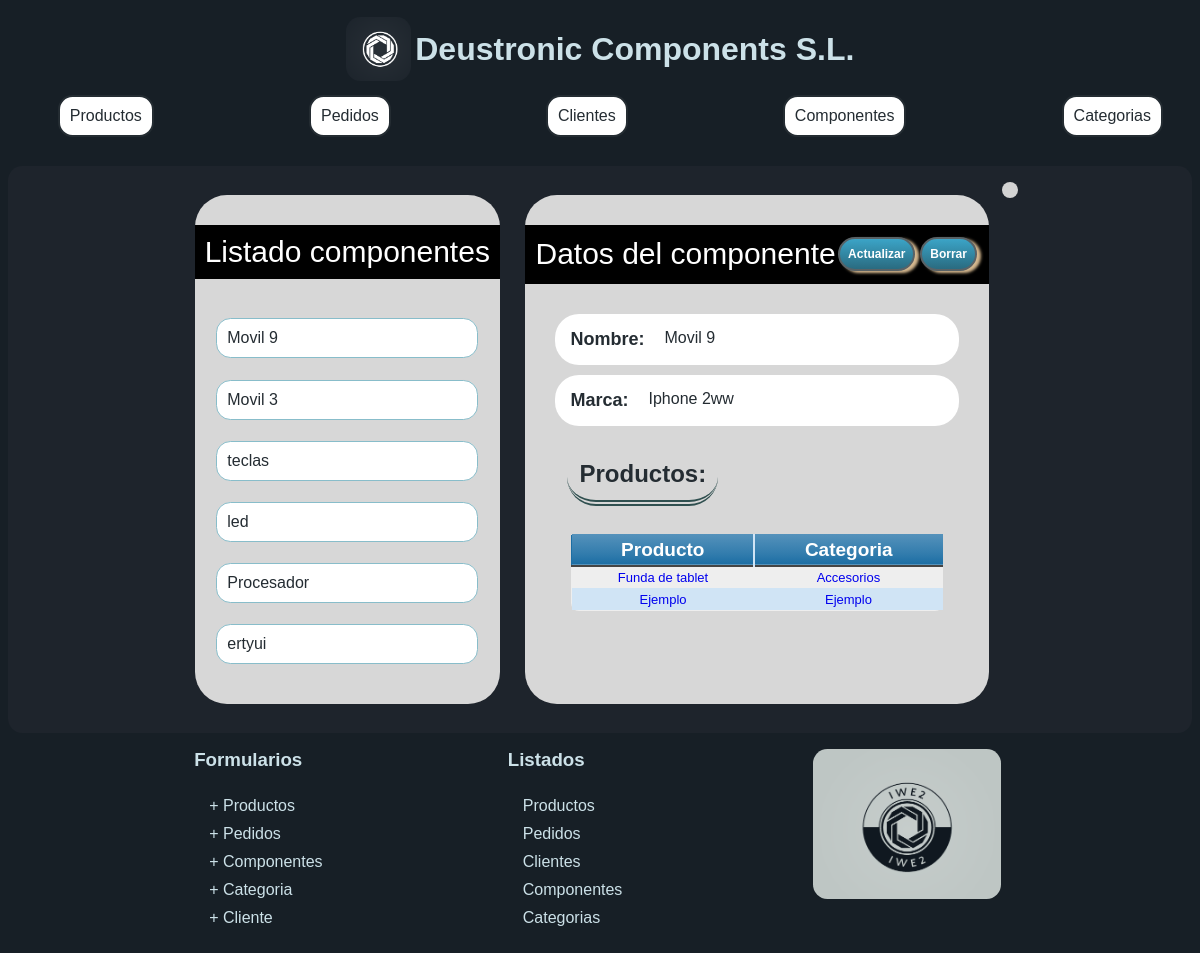
The app's page /appProyecto/componentes/4 with its own data.
### appProyecto/models.py (models this page shows, shortened)
class Componente(models.Model):
    nombre = models.CharField(max_length=200)
    marca = models.CharField(max_length=200)

class Elemento(models.Model):
    id_producto = models.ForeignKey(Producto, on_delete=models.CASCADE)
    id_componente = models.ForeignKey(Componente, on_delete=models.CASCADE)
    cantidad = models.IntegerField(
        default=1,
        validators=[
            MinValueValidator(1)
        ]
     )
    class Meta:
        unique_together = (('id_producto', 'id_componente'),)

class Producto(models.Model):
    precio = models.FloatField(
        default=0,
        validators=[
            MinValueValidator(0)
        ]
     )
    nombre = models.CharField(max_length=200)
    descripcion = models.CharField(max_length=1000)
    categoria = models.ForeignKey(Categoria, on_delete=models.CASCADE)
    componente = models.ManyToManyField(Componente, through="Elemento")

class Categoria(models.Model):
    descripcion = models.CharField(max_length=1000)
    nombre = models.CharField(max_length=100, unique=True)

### appProyecto/views.py (the view)
class ComponenteDetailView(DetailView):
    model = Componente
    def get_context_data(self, **kwargs):
        context = super().get_context_data(**kwargs)
        context['elementos'] = self.object.elemento_set.all()
        context['listaTodos'] = Componente.objects.all()
        return context

### appProyecto/templates/appProyecto/componente_detail.html (shortened to what this page needs)
{% extends "detalle.html" %}
{% block elemListado %} componentes {% endblock %}
{% block urlElemento %}
<a href="{% url 'detalle componentes' p.pk %}">
  <li>{{ p.nombre }}</li>
</a> {% endblock %}
{% block detalle %}
<div class="tituloProducto">
  Datos del componente
  <div class="barraBtn">
    <a href="/appProyecto/componentes/{{componente.id}}/update/" class="button">
      Actualizar
    </a>
    <a href="/appProyecto/componentes/{{componente.id}}/delete/" class="button">
      Borrar
    </a>
  </div>
</div>
<div class="datosProducto">
  <div class="propiedadProducto">
    <div class="tituloPropiedad">Nombre: </div>
    {{ componente.nombre}}
  </div>
  <div class="propiedadProducto">
    <div class="tituloPropiedad">Marca:</div>
    {{ componente.marca}}
  </div>
  {% if elementos %}
  <h2>Productos:</h2>
   <table class="blueTable">
    <thead>
      <tr>
        <th>Producto</th>
        <th>Categoria</th>
      </tr>
    </thead>
    <tbody>
      {% for cantidad in elementos %}
      <tr>
        <td>
          <a href="{% url 'detalle producto' cantidad.id_producto.pk %}">
            {{ cantidad.id_producto.nombre }}
          </a>
        </td>
        <td>
          <a href="{% url 'detalle categoria' cantidad.id_producto.categoria.pk %}">
            {{ cantidad.id_producto.categoria.nombre }}
          </a>
        </td>
      </tr>
      {% endfor %}
    </tbody>
  </table>
</div>
{% else %}
<div class="tituloPropiedad"> NO EXISTE NINGUN PRODUCTO CON ESTE COMPONENTE</div>
{% endif %}
{% endblock %}

### appProyecto/static/css/estilos.css (style rules this page uses)
body { background-color: #171f26; font-family: "Franklin Gothic Medium", "Arial Narrow", Arial, sans-serif; color: #242c32; text-align: justify; }
.cuadroInformacion, .contenidoMasInfo, .cabecera img, main, #logoCompleto, .lista, .enlace, .cabecera, .content, .descripcion, .listaProductos li { border-radius: 0.9em; }
.listaProductos ul li { background-color: #fff; padding: 10px; margin: 0.1em; color: #242c32; border: 1px solid #88bdca; }
.iconosRedes, ul.linksFooter, a { text-decoration: none; list-style: none; padding: 5px; }
h2 { padding: 0.5em; min-width: min-content; margin: 0.5em; max-width: max-content; border-bottom: 6px double darkslategrey; }
form.cuadroFormularios, table.blueTable, table.listados { font-family: Arial, Helvetica, sans-serif; border: 1px solid #1c6ea4; background-color: #eeeeee; text-align: center; border-collapse: collapse; margin: 1em; padding: 0.5em; border-radius: 0.5em; }
table.blueTable td, table.blueTable th { padding: 4px; min-width: min-content; }
table.blueTable thead th:first-child { border-left: none; }
table.blueTable td, table.blueTable th { border: 1px solid transparent; padding: 3px 2px; }
table.blueTable tbody td { font-size: 13px; }
table.blueTable tr:nth-child(even) { background: #d0e4f5; }
table.blueTable thead { background: #1c6ea4; background: -moz-linear-gradient(top, #5592bb 0%, #327cad 66%, #1c6ea4 100%); background: -webkit-linear-gradient( top, #5592bb 0%, #327cad 66%, #1c6ea4 100% ); border-bottom: 2px solid #444444; }
table.blueTable thead th { font-size: 19px; font-weight: bold; color: #ffffff; border-left: 2px solid #d0e4f5; padding: 4px 10px; }
.barraBtn { display: flex; flex-direction: row; align-items: center; flex-wrap: wrap-reverse; place-content: end; float: right; }
form button, .button { margin: 0.2em; text-decoration: none; text-align: center; place-self: end; padding: 8px; border: solid 2px #596266; -webkit-border-radius: 50px; -moz-border-radius: 50px; border-radius: 50px; font: 12px Arial, Helvetica, sans-serif; font-weight: bold; color: #ffffff; background-color: #3ba4c7; background-image: -moz-linear-gradient(top, #3ba4c7 0%, #2a6b80 100%); background-image: -webkit-linear-gradient(top, #3ba4c7 0%, #2a6b80 100%); background-image: -o-linear-gradient(top, #3ba4c7 0%, #2a6b80 100%); background-image: -ms-linear-gradient(top, #3ba4c7 0%, #2a6b80 100%); filter: progid:DXImageTransform.Microsoft.gradient(startColorstr='#2a6b80', endColorstr='#2a6b80', GradientType=0); background-image: linear-gradient(top, #3ba4c7 0%, #2a6b80 100%); -webkit-box-shadow: 4px 2px 3px#d5b88f; -moz-box-shadow: 4px 2px 3px#d5b88f; box-shadow: 4px 2px 3px#d5b88f; }
.bloque, table, .propiedadProducto, h2 { border-radius: 1.5em; }
.listaProductos li { cursor: pointer; padding: 15px; background-color: #fff; border: 2px solid #ddd; margin-bottom: 10px; }
.tituloProducto, .tituloNavegadorProductos { font-size: 30px; background-color: black; color: #ffffff; margin-top: 30px; padding: 10px; display: flex; flex-wrap: wrap; justify-content: space-around; align-items: center; font-family: Impact, Haettenschweiler, "Arial Narrow Bold", sans-serif; min-height: min-content; }
.datosProducto { margin: 30px; display: flex; flex-direction: column; flex-wrap: wrap; }
.propiedadProducto { background-color: white; display: flex; flex-wrap: wrap; padding: 15px; margin-bottom: 10px; min-width: min-content; max-width: -webkit-fill-available; }
.tituloPropiedad { font-size: 18px; font-weight: bold; margin-right: 20px; }

### records on screen
Componente: nombre "Movil 9", marca "Iphone 2ww"
Componente: nombre "Movil 3"
Componente: nombre "teclas"
Componente: nombre "led"
Componente: nombre "Procesador"
Componente: nombre "ertyui"
Elemento: id_producto.nombre "Funda de tablet", id_producto.categoria.nombre "Accesorios"
Elemento: id_producto.nombre "Ejemplo", id_producto.categoria.nombre "Ejemplo"
